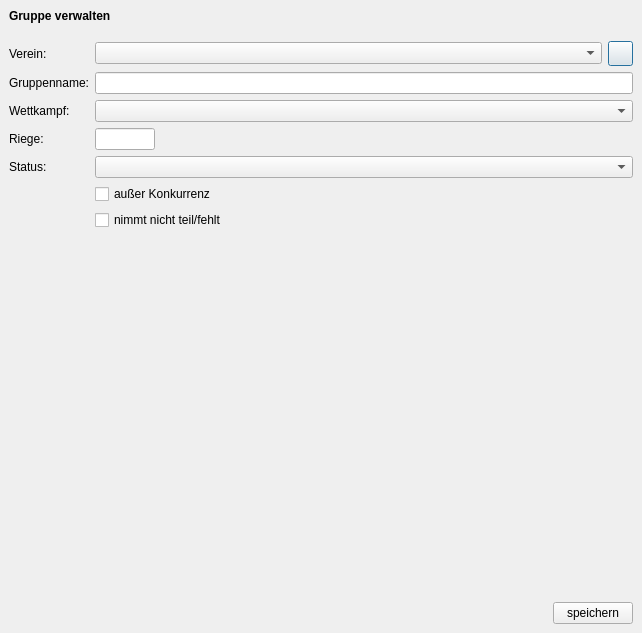
<?xml version="1.0" encoding="UTF-8"?>
<ui version="4.0">
 <class>GroupDialog</class>
 <widget class="QDialog" name="GroupDialog">
  <property name="geometry">
   <rect>
    <x>0</x>
    <y>0</y>
    <width>642</width>
    <height>633</height>
   </rect>
  </property>
  <property name="windowTitle">
   <string>TurnFix - Gruppenverwaltung</string>
  </property>
  <property name="windowIcon">
   <iconset>
    <normaloff>:/appicons/icon.png</normaloff>:/appicons/icon.png</iconset>
  </property>
  <layout class="QGridLayout" name="gridLayout">
   <property name="leftMargin">
    <number>0</number>
   </property>
   <property name="topMargin">
    <number>0</number>
   </property>
   <property name="rightMargin">
    <number>0</number>
   </property>
   <property name="bottomMargin">
    <number>0</number>
   </property>
   <property name="spacing">
    <number>0</number>
   </property>
   <item row="1" column="1">
    <widget class="QStackedWidget" name="stackedWidget">
     <property name="currentIndex">
      <number>0</number>
     </property>
     <widget class="QWidget" name="page">
      <layout class="QGridLayout" name="gridLayout_8">
       <item row="0" column="0">
        <widget class="QLabel" name="lbl_club">
         <property name="text">
          <string>Verein:</string>
         </property>
        </widget>
       </item>
       <item row="0" column="1">
        <widget class="QComboBox" name="cmb_club">
         <property name="sizePolicy">
          <sizepolicy hsizetype="Expanding" vsizetype="Fixed">
           <horstretch>0</horstretch>
           <verstretch>0</verstretch>
          </sizepolicy>
         </property>
         <property name="minimumSize">
          <size>
           <width>0</width>
           <height>0</height>
          </size>
         </property>
         <property name="maximumSize">
          <size>
           <width>16777215</width>
           <height>16777215</height>
          </size>
         </property>
        </widget>
       </item>
       <item row="0" column="2">
        <widget class="QPushButton" name="but_addclub">
         <property name="minimumSize">
          <size>
           <width>25</width>
           <height>25</height>
          </size>
         </property>
         <property name="maximumSize">
          <size>
           <width>25</width>
           <height>25</height>
          </size>
         </property>
         <property name="text">
          <string/>
         </property>
         <property name="icon">
          <iconset>
           <normaloff>:/appicons/plus.png</normaloff>:/appicons/plus.png</iconset>
         </property>
         <property name="iconSize">
          <size>
           <width>15</width>
           <height>15</height>
          </size>
         </property>
        </widget>
       </item>
       <item row="1" column="0">
        <widget class="QLabel" name="lbl_tno">
         <property name="text">
          <string>Gruppenname:</string>
         </property>
        </widget>
       </item>
       <item row="1" column="1" colspan="2">
        <widget class="QLineEdit" name="txt_name"/>
       </item>
       <item row="2" column="0">
        <widget class="QLabel" name="lbl_wk">
         <property name="text">
          <string>Wettkampf:</string>
         </property>
        </widget>
       </item>
       <item row="2" column="1" colspan="2">
        <widget class="QComboBox" name="cmb_wk">
         <property name="sizePolicy">
          <sizepolicy hsizetype="Expanding" vsizetype="Fixed">
           <horstretch>0</horstretch>
           <verstretch>0</verstretch>
          </sizepolicy>
         </property>
         <property name="minimumSize">
          <size>
           <width>0</width>
           <height>0</height>
          </size>
         </property>
         <property name="maximumSize">
          <size>
           <width>16777215</width>
           <height>16777215</height>
          </size>
         </property>
        </widget>
       </item>
       <item row="3" column="0">
        <widget class="QLabel" name="lbl_rg">
         <property name="text">
          <string>Riege:</string>
         </property>
        </widget>
       </item>
       <item row="3" column="1">
        <widget class="QLineEdit" name="txt_rg">
         <property name="sizePolicy">
          <sizepolicy hsizetype="Fixed" vsizetype="Fixed">
           <horstretch>0</horstretch>
           <verstretch>0</verstretch>
          </sizepolicy>
         </property>
         <property name="minimumSize">
          <size>
           <width>60</width>
           <height>0</height>
          </size>
         </property>
         <property name="maximumSize">
          <size>
           <width>60</width>
           <height>16777215</height>
          </size>
         </property>
         <property name="maxLength">
          <number>5</number>
         </property>
        </widget>
       </item>
       <item row="4" column="0">
        <widget class="QLabel" name="label">
         <property name="text">
          <string>Status:</string>
         </property>
        </widget>
       </item>
       <item row="4" column="1" colspan="2">
        <widget class="QComboBox" name="cmb_status"/>
       </item>
       <item row="5" column="1" colspan="2">
        <widget class="QCheckBox" name="chk_ak">
         <property name="text">
          <string>außer Konkurrenz</string>
         </property>
        </widget>
       </item>
       <item row="6" column="1" colspan="2">
        <widget class="QCheckBox" name="chk_miss">
         <property name="text">
          <string>nimmt nicht teil/fehlt</string>
         </property>
        </widget>
       </item>
       <item row="7" column="1">
        <spacer name="verticalSpacer_4">
         <property name="orientation">
          <enum>Qt::Vertical</enum>
         </property>
         <property name="sizeHint" stdset="0">
          <size>
           <width>20</width>
           <height>40</height>
          </size>
         </property>
        </spacer>
       </item>
      </layout>
     </widget>
     <widget class="QWidget" name="page_2">
      <layout class="QGridLayout" name="gridLayout_2">
       <item row="0" column="0">
        <widget class="QTableView" name="tbl_tn">
         <property name="editTriggers">
          <set>QAbstractItemView::NoEditTriggers</set>
         </property>
         <property name="alternatingRowColors">
          <bool>true</bool>
         </property>
         <property name="selectionMode">
          <enum>QAbstractItemView::ExtendedSelection</enum>
         </property>
         <property name="selectionBehavior">
          <enum>QAbstractItemView::SelectRows</enum>
         </property>
         <attribute name="horizontalHeaderHighlightSections">
          <bool>false</bool>
         </attribute>
         <attribute name="verticalHeaderVisible">
          <bool>false</bool>
         </attribute>
         <attribute name="verticalHeaderDefaultSectionSize">
          <number>21</number>
         </attribute>
        </widget>
       </item>
       <item row="1" column="0">
        <widget class="QWidget" name="widget_2" native="true">
         <layout class="QHBoxLayout" name="horizontalLayout_3">
          <property name="leftMargin">
           <number>0</number>
          </property>
          <property name="topMargin">
           <number>0</number>
          </property>
          <property name="rightMargin">
           <number>0</number>
          </property>
          <property name="bottomMargin">
           <number>0</number>
          </property>
          <item>
           <spacer name="horizontalSpacer">
            <property name="orientation">
             <enum>Qt::Horizontal</enum>
            </property>
            <property name="sizeHint" stdset="0">
             <size>
              <width>40</width>
              <height>20</height>
             </size>
            </property>
           </spacer>
          </item>
          <item>
           <widget class="QPushButton" name="but_add">
            <property name="sizePolicy">
             <sizepolicy hsizetype="Fixed" vsizetype="Fixed">
              <horstretch>0</horstretch>
              <verstretch>0</verstretch>
             </sizepolicy>
            </property>
            <property name="minimumSize">
             <size>
              <width>25</width>
              <height>25</height>
             </size>
            </property>
            <property name="maximumSize">
             <size>
              <width>25</width>
              <height>25</height>
             </size>
            </property>
            <property name="toolTip">
             <string>Strg+Pfeil links</string>
            </property>
            <property name="icon">
             <iconset>
              <normaloff>:/appicons/up.png</normaloff>:/appicons/up.png</iconset>
            </property>
            <property name="iconSize">
             <size>
              <width>15</width>
              <height>15</height>
             </size>
            </property>
            <property name="shortcut">
             <string>Ctrl+Left</string>
            </property>
           </widget>
          </item>
          <item>
           <widget class="QPushButton" name="but_del">
            <property name="sizePolicy">
             <sizepolicy hsizetype="Fixed" vsizetype="Fixed">
              <horstretch>0</horstretch>
              <verstretch>0</verstretch>
             </sizepolicy>
            </property>
            <property name="minimumSize">
             <size>
              <width>25</width>
              <height>25</height>
             </size>
            </property>
            <property name="maximumSize">
             <size>
              <width>25</width>
              <height>25</height>
             </size>
            </property>
            <property name="toolTip">
             <string>Strg+Pfeil rechts</string>
            </property>
            <property name="text">
             <string/>
            </property>
            <property name="icon">
             <iconset>
              <normaloff>:/appicons/down.png</normaloff>:/appicons/down.png</iconset>
            </property>
            <property name="iconSize">
             <size>
              <width>15</width>
              <height>15</height>
             </size>
            </property>
            <property name="shortcut">
             <string>Ctrl+Right</string>
            </property>
           </widget>
          </item>
          <item>
           <spacer name="horizontalSpacer_2">
            <property name="orientation">
             <enum>Qt::Horizontal</enum>
            </property>
            <property name="sizeHint" stdset="0">
             <size>
              <width>40</width>
              <height>20</height>
             </size>
            </property>
           </spacer>
          </item>
         </layout>
        </widget>
       </item>
       <item row="2" column="0" rowspan="3">
        <widget class="QTableView" name="tbl_avtn">
         <property name="sizePolicy">
          <sizepolicy hsizetype="Expanding" vsizetype="Expanding">
           <horstretch>0</horstretch>
           <verstretch>0</verstretch>
          </sizepolicy>
         </property>
         <property name="editTriggers">
          <set>QAbstractItemView::NoEditTriggers</set>
         </property>
         <property name="alternatingRowColors">
          <bool>true</bool>
         </property>
         <property name="selectionBehavior">
          <enum>QAbstractItemView::SelectRows</enum>
         </property>
         <attribute name="horizontalHeaderHighlightSections">
          <bool>false</bool>
         </attribute>
         <attribute name="verticalHeaderVisible">
          <bool>false</bool>
         </attribute>
         <attribute name="verticalHeaderDefaultSectionSize">
          <number>21</number>
         </attribute>
        </widget>
       </item>
       <item row="2" column="1">
        <widget class="QPushButton" name="but_TNadd">
         <property name="sizePolicy">
          <sizepolicy hsizetype="Fixed" vsizetype="Fixed">
           <horstretch>0</horstretch>
           <verstretch>0</verstretch>
          </sizepolicy>
         </property>
         <property name="minimumSize">
          <size>
           <width>25</width>
           <height>25</height>
          </size>
         </property>
         <property name="maximumSize">
          <size>
           <width>25</width>
           <height>25</height>
          </size>
         </property>
         <property name="toolTip">
          <string>Strg++</string>
         </property>
         <property name="text">
          <string/>
         </property>
         <property name="icon">
          <iconset>
           <normaloff>:/appicons/plus.png</normaloff>:/appicons/plus.png</iconset>
         </property>
         <property name="iconSize">
          <size>
           <width>15</width>
           <height>15</height>
          </size>
         </property>
         <property name="shortcut">
          <string>Ctrl++</string>
         </property>
        </widget>
       </item>
       <item row="3" column="1">
        <widget class="QPushButton" name="but_TNedit">
         <property name="minimumSize">
          <size>
           <width>25</width>
           <height>25</height>
          </size>
         </property>
         <property name="maximumSize">
          <size>
           <width>25</width>
           <height>25</height>
          </size>
         </property>
         <property name="toolTip">
          <string>Strg+E</string>
         </property>
         <property name="icon">
          <iconset>
           <normaloff>:/appicons/edit.png</normaloff>:/appicons/edit.png</iconset>
         </property>
         <property name="shortcut">
          <string>Ctrl+E</string>
         </property>
        </widget>
       </item>
       <item row="4" column="1">
        <spacer name="verticalSpacer_3">
         <property name="orientation">
          <enum>Qt::Vertical</enum>
         </property>
         <property name="sizeHint" stdset="0">
          <size>
           <width>0</width>
           <height>188</height>
          </size>
         </property>
        </spacer>
       </item>
       <item row="5" column="0" colspan="2">
        <widget class="QCheckBox" name="chk_club">
         <property name="text">
          <string>andere Vereine ausblenden</string>
         </property>
         <property name="checked">
          <bool>true</bool>
         </property>
        </widget>
       </item>
       <item row="6" column="0" colspan="2">
        <widget class="QCheckBox" name="chk_planned">
         <property name="text">
          <string>verplante Teilnehmer ausblenden</string>
         </property>
        </widget>
       </item>
      </layout>
     </widget>
     <widget class="QWidget" name="page_3">
      <layout class="QGridLayout" name="gridLayout_3">
       <item row="0" column="0">
        <widget class="QListWidget" name="lst_dis"/>
       </item>
      </layout>
     </widget>
    </widget>
   </item>
   <item row="0" column="0" colspan="2">
    <widget class="QWidget" name="headerWidget" native="true">
     <layout class="QHBoxLayout" name="horizontalLayout">
      <item>
       <widget class="QLabel" name="label_2">
        <property name="font">
         <font>
          <weight>75</weight>
          <bold>true</bold>
         </font>
        </property>
        <property name="text">
         <string>Gruppe verwalten</string>
        </property>
       </widget>
      </item>
     </layout>
    </widget>
   </item>
   <item row="1" column="0" rowspan="2">
    <widget class="QWidget" name="sidebar" native="true">
     <layout class="QHBoxLayout" name="horizontalLayout_2">
      <property name="spacing">
       <number>0</number>
      </property>
      <property name="leftMargin">
       <number>0</number>
      </property>
      <property name="topMargin">
       <number>0</number>
      </property>
      <property name="rightMargin">
       <number>0</number>
      </property>
      <property name="bottomMargin">
       <number>0</number>
      </property>
     </layout>
    </widget>
   </item>
   <item row="2" column="1">
    <widget class="QWidget" name="widget" native="true">
     <layout class="QHBoxLayout" name="horizontalLayout_4">
      <property name="topMargin">
       <number>0</number>
      </property>
      <item>
       <spacer name="horizontalSpacer_3">
        <property name="orientation">
         <enum>Qt::Horizontal</enum>
        </property>
        <property name="sizeHint" stdset="0">
         <size>
          <width>40</width>
          <height>20</height>
         </size>
        </property>
       </spacer>
      </item>
      <item>
       <widget class="QPushButton" name="but_save">
        <property name="sizePolicy">
         <sizepolicy hsizetype="Fixed" vsizetype="Fixed">
          <horstretch>0</horstretch>
          <verstretch>0</verstretch>
         </sizepolicy>
        </property>
        <property name="layoutDirection">
         <enum>Qt::RightToLeft</enum>
        </property>
        <property name="text">
         <string>speichern</string>
        </property>
       </widget>
      </item>
     </layout>
    </widget>
   </item>
  </layout>
  <action name="act_group">
   <property name="checkable">
    <bool>true</bool>
   </property>
   <property name="icon">
    <iconset>
     <normaloff>:/appicons/misc.png</normaloff>:/appicons/misc.png</iconset>
   </property>
   <property name="text">
    <string>Allgemein</string>
   </property>
  </action>
  <action name="act_tn">
   <property name="checkable">
    <bool>true</bool>
   </property>
   <property name="icon">
    <iconset>
     <normaloff>:/appicons/teilnehmer.png</normaloff>:/appicons/teilnehmer.png</iconset>
   </property>
   <property name="text">
    <string>Mitglieder</string>
   </property>
  </action>
  <action name="act_dis">
   <property name="checkable">
    <bool>true</bool>
   </property>
   <property name="icon">
    <iconset>
     <normaloff>:/icons/sprung.png</normaloff>:/icons/sprung.png</iconset>
   </property>
   <property name="text">
    <string>Disziplinen</string>
   </property>
  </action>
 </widget>
 <resources/>
 <connections/>
</ui>
